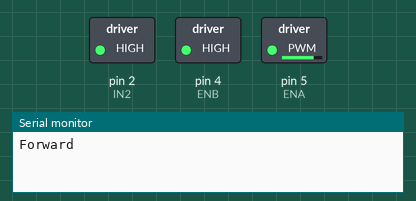
Simulated run of this sketch. Board: Arduino Uno, built with avr-gcc and run on an emulated ATmega328P. On the bench: switched loads named in the sketch (green lamp = pin HIGH), the last lines printed to the serial monitor. Pins used as bus, display or sensor lines are not drawn.

Above: at 0.05 s.
At 2.05 s:
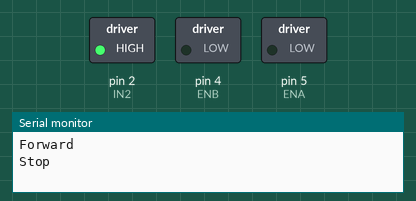
At 3.05 s:
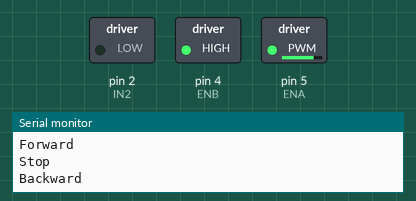
At 5.95 s:
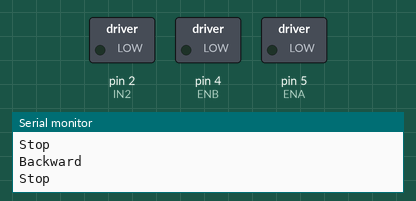
Timing chart, 0 to 7.8 s (numbered marks = the images above):
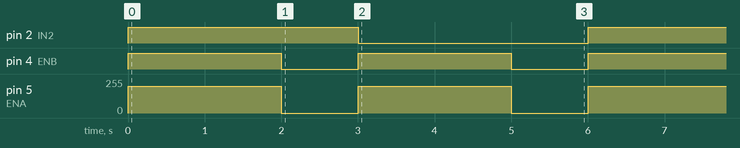

Measured:
- by itself, pin 2 (IN2): alternates HIGH for 3.0 s and LOW for 3.0 s
- by itself, pin 4 (ENB): alternates HIGH for 2.0 s and LOW for 1.0 s
- by itself, pin 5 (ENA): alternates 200/255 for 2.0 s and 0/255 for 1.0 s

The sketch:

SDR1064-demo1.ino
```cpp
const int ENA = 5; // PWM for speed for Motor 1
const int IN1 = 0; // Direction for Motor 1 (IN2_Motor1 is inverted in hardware)

// Pins for Motor 2
const int ENB = 4; // PWM for speed for Motor 2
const int IN2 = 2; // Direction pin 1 for Motor 2

void setup()
{
    pinMode(ENA, OUTPUT);
    pinMode(IN1, OUTPUT);

    pinMode(ENB, OUTPUT);
    pinMode(IN2, OUTPUT);

    Serial.begin(9600);
}

void loop()
{

    Serial.println("Forward");
    // Both Motors Forward
    digitalWrite(IN1, HIGH); // Motor 1 Forward (IN2_Motor1 becomes LOW due to inverter)
    analogWrite(ENA, 200);   // Set speed for Motor 1

    digitalWrite(IN2, HIGH); // Motor 2 Forward
    analogWrite(ENB, 200);   // Set speed for Motor 2
    delay(2000);

    Serial.println("Stop");
    // Both Motors Stop
    analogWrite(ENA, 0); // Stop Motor 1
    analogWrite(ENB, 0); // Stop Motor 2
    delay(1000);

    Serial.println("Backward");
    // Both Motors Backward
    digitalWrite(IN1, LOW); // Motor 1 Backward (IN2_Motor1 becomes HIGH due to inverter)
    analogWrite(ENA, 200);  // Set speed for Motor 1

    digitalWrite(IN2, LOW); // Motor 2 Backward
    analogWrite(ENB, 200);  // Set speed for Motor 2
    delay(2000);

    Serial.println("Stop");
    // Both Motors Stop
    analogWrite(ENA, 0); // Stop Motor 1
    analogWrite(ENB, 0); // Stop Motor 2
    delay(1000);
}
```
